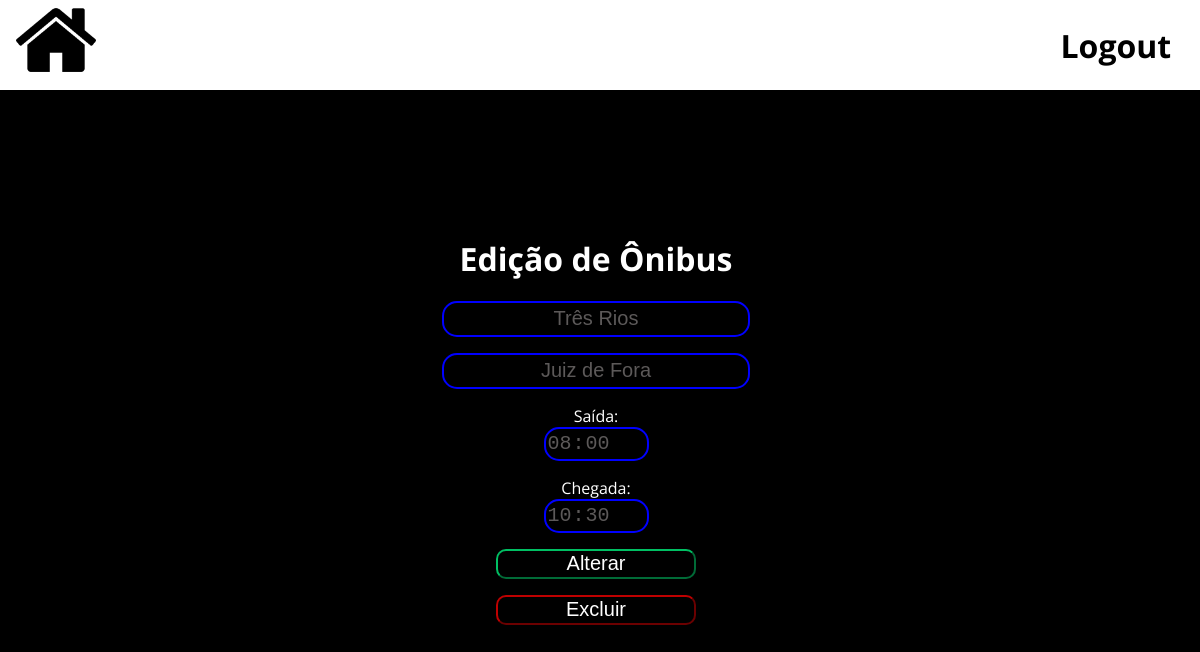
Screenshot of /logged/edit_bus.php?codBus=2 (signed in) with the database file from the repository.
### tables this page shows
CREATE TABLE IF NOT EXISTS `g30_onibus` (
  `codigo` int NOT NULL AUTO_INCREMENT,
  `origem` varchar(50) NOT NULL,
  `destino` varchar(50) NOT NULL,
  `hora_saida` time NOT NULL,
  `hora_chegada` time NOT NULL,
  PRIMARY KEY (`codigo`)
);

### logged/edit_bus.php (the view, shortened to what this page needs)
<?php
    include('../connection/connection.php');
    $codBus = $_GET['codBus'];
    $task = "select * from g30_onibus where codigo = '" . $codBus . "'";
    $result = $conn->query($task);
    $row = $result->fetch(PDO::FETCH_OBJ);
?>
<!DOCTYPE html>
<html lang="en">
<head>
	<link rel="stylesheet" href="../css/style.css">
</head>
<body>
	<div class="navbar">
        <a href="initial.php" class="homeIcon">
            <img src="../imgs/home.png" alt="ícone de home" width="80em" class="homeImage">
        </a>
        <ul class="links">
            <li>
                <a href="../connection/logout">
                    Logout
                </a>
            </li>
        </ul>
    </div>
	<div class="cadBus">
        <form action="../connection/task_edit_bus.php?cod=<?php echo($row->codigo); ?>" method="post">
            <h1 class="titleCadBus">
                Edição de Ônibus
            </h1>
            <p class="itemCadBus">
                <input type="text" name="origin" id="origin" value="<?php echo($row->origem); ?>">
            </p>
            <p class="itemCadBus">
                <input type="text" name="destiny" id="destiny" value="<?php echo($row->destino); ?>">
            </p>
            <p class="itemCadBusClock">
                Saída:<br>
                <input type="time" name="originTime" id="originTime" value="<?php echo($row->hora_saida); ?>">
            </p>
            <p class="itemCadBusClock">
                Chegada:<br>
                <input type="time" name="destinyTime" id="origin" value="<?php echo($row->hora_chegada); ?>">
            </p>
            <p class="buttonRegister">
                <input type="submit" value="Alterar" id="edit" name="edit">
            </p>
            <p class="buttonDelete">
                <input type="submit" value="Excluir" id="delete" name="delete">
            </p>
        </form>
	</div>
</body>
</html>

### css/style.css (style rules this page uses)
body { background-color: #000000; padding-top: 100px; }
.navbar { position: fixed; background-color: #ffffff; top: 0; left: 0; height: 90px; width: 100%; }
.links { list-style: none; display: flex; align-items: center; height: 100%; margin: 0; font-family: "Open Sans", sans-serif; font-size: 2em; }
.links li { margin-right: 0.9em; }
.links a { color: black; text-decoration: none; font-weight: bold; }
.links { float: right; }
.homeIcon { padding-left: 1em; }
.cadBus { font-family: "Open Sans", sans-serif; display: flex; flex-direction: column; align-items: center; justify-content: center; text-align: center; width: 98vw; height: 80vh; color: #ffffff; }
.buttonRegister input { color: #ffffff; background-color: #000000; border-color: #00BF63; width: 200px; height: 30px; font-size: 20px; border-radius: 10px; }
.buttonDelete input { color: #ffffff; background-color: #000000; border-color: #bf0000; width: 200px; height: 30px; font-size: 20px; border-radius: 10px; }
.itemCadBus input { color: #5c5959; border-color: blue; background-color: #000000; width: 300px; height: 30px; border-style: solid; border-radius: 15px; text-align: center; font-size: 20px; }
.itemCadBusClock input { color: #5c5959; border-color: blue; background-color: #000000; width: 100px; height: 30px; border-style: solid; border-radius: 15px; text-align: center; font-size: 20px; }

### rows the page displays
g30_onibus: origin "Três Rios", destiny "Juiz de Fora", originTime "08:00:00", destinyTime "10:30:00"
